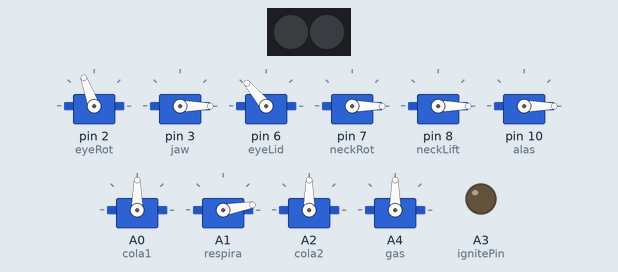
Bench run of a sketch on a simulated Arduino Uno, built with avr-gcc and run on an emulated ATmega328P. Shown: 10 × servo, 2 RGB LEDs in strip order, left to right, output pins drawn as LEDs (lit = HIGH). Dim RGB values are drawn brighter than linear; what the sketch prints to the serial monitor is not drawn.

Above: at 0.3 s.
At 1.5 s:
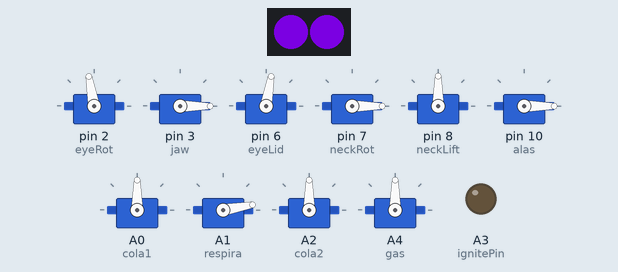
At 5.6 s:
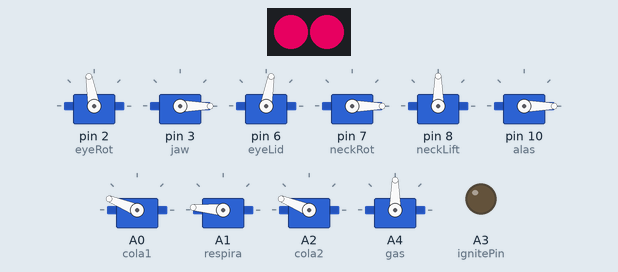
At 9.8 s:
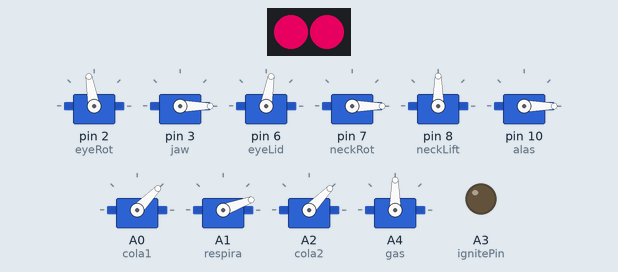
At 15.9 s:
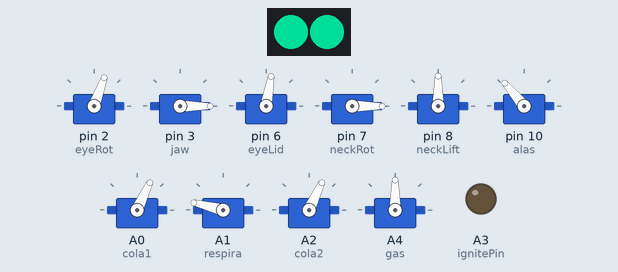
At 34.6 s:
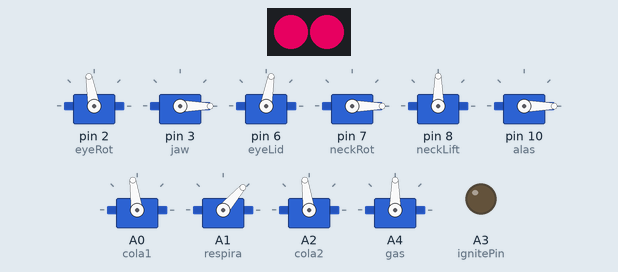
Timing chart, 0 to 40.0 s (numbered marks = the images above):
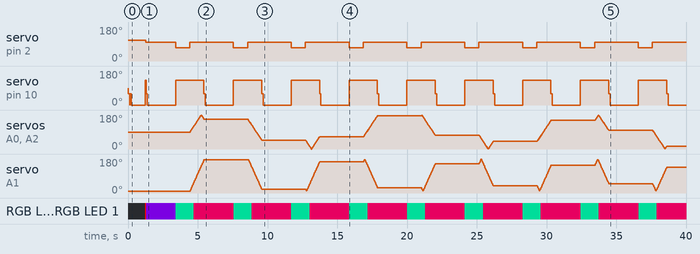

The sketch:

BEOWULF_SIN_ULTRA.ino
```cpp
/*
 * Código para el funcionamiento autónomo
 * del Dragón Beowulf para el Cocotrón 2018.
 * Por Cardansan, 25/10/18.
*/

#include<Servo.h>
Servo eyeRot;
Servo eyeLid;
Servo jaw;
Servo neckRot;
Servo neckLift;
Servo respira;
Servo cola1;
Servo cola2;
Servo alas;
Servo gas;

#include <Adafruit_NeoPixel.h>
#define PIN 5
Adafruit_NeoPixel strip = Adafruit_NeoPixel(2, PIN, NEO_GRB + NEO_KHZ800);

#define ignitePin A3

//Useful variables
boolean intrusion=false;
boolean alejarse=false;
boolean blinkState=false;
boolean irovenir = 1;
boolean respir = 1;
boolean paso21=false;
boolean paso32=false;
float prevDistancia;
int counter=0;
int counter2=0;

unsigned long int colaTime;
unsigned long int respiraTime;
unsigned long int blinkTime;
unsigned long int ultraTime;
unsigned long int tiempo;
uint16_t j = 0;
uint32_t Wheel();

//Variables para colorLoop()
boolean colorLoopState=false;
int color1, color2;
int colorCambio;
boolean colorSubiendo=true;
boolean colorLoopInicio=true;
unsigned long int colorLoopTime;

int color = 0;
int posRot = 110; // initial positions of servos
int posLid = 110;
int posJaw = 0;
int posNeckRot = 0;
int posLift = 0;
int posResp = 10;
int posCola= 90;
int posAlas= 90;
int posGas;//--------------¡¡¡Poner valor!!!------------------


char valSerial; // initial value of input

void setup() {

  Serial.begin(9600);
  Serial.println("Hola hola");

  eyeRot.attach(2);
  jaw.attach(3);
  //4 es del Módulo SD
  eyeLid.attach(6);
  neckRot.attach(7);
  neckLift.attach(8);
  //9 es del Módulo SD
  alas.attach(10);
  //11 es del Modulo SD
  //12 es del Modulo SD
  //13 es del Modulo SD
  cola1.attach(A0);
  respira.attach(A1);
  cola2.attach(A2);
  pinMode(ignitePin,OUTPUT);//A3
  gas.attach(A4);

  eyeRot.write(posRot);
  jaw.write(posJaw);
  eyeLid.write(posLid);
  respira.write(posResp);
  cola1.write(posCola);
  cola2.write(posCola);
  neckRot.write(posNeckRot);
  neckLift.write(posLift);

  strip.begin();
  strip.show(); // Initialize all pixels to 'off'
  eyeClose();
  plegarAlas();

  //Variables para funciones autónomas
  colaTime=millis();
  respiraTime=(millis()-10);
  colorLoopTime=millis();
  ultraTime=millis();
  tiempo=millis();

  plegarAlas();
  delay(1000);
  abrirAlas();
  estirarCuello();
  eyeOpen();
  neoON(75);
  verCostado();
  neoON(200);
  verFrente();

}


/*
                _     _   _                    ____
               (_)   | | | |                  / /\ \
    __   _____  _  __| | | | ___   ___  _ __ | |  | |
    \ \ / / _ \| |/ _` | | |/ _ \ / _ \| '_ \| |  | |
     \ V / (_) | | (_| | | | (_) | (_) | |_) | |  | |
      \_/ \___/|_|\__,_| |_|\___/ \___/| .__/| |  | |
                                       | |    \_\/_/
                                       |_|
 */
void loop() {
  if(millis()>tiempo+1000){
    plegarAlas();
    delay(2000);
    abrirAlas();
    verCostado();
    neoON(120);
    delay(1000);
    verFrente();
    neoON(230);
    doblarCuello();
    tiempo=millis();
  }

  if(colorLoopState==true){
  actualColorLoop();
  }
  coletea();
  respiracion();
  if(blinkState==true) parpadea();
}

  //-----------------------------NEOPIXEL EYES-----------------------------------
// Input a value 0 to 255 to get a color value. The colours are a transition r - g - b - back to r.
uint32_t Wheel(byte WheelPos ) {
  WheelPos = 255 - WheelPos;
  if(WheelPos < 85) {
    return strip.Color(255 - WheelPos * 3, 0, WheelPos * 3);
  }
  if(WheelPos < 170) {
    WheelPos -= 85;
    return strip.Color(0, WheelPos * 3, 255 - WheelPos * 3);
  }
  WheelPos -= 170;
  return strip.Color(WheelPos * 3, 255 - WheelPos * 3, 0);
}

void neoOFF(){
    for(int i=0; i< strip.numPixels(); i++) {
      strip.setPixelColor(i,0);
    }
    strip.show();
}

void neoON(int col){ //¿En qué color quieres encenderlo? Puede ser el mismo color que antes con la variable "color".
    for(int i=0; i< strip.numPixels(); i++) {
      strip.setPixelColor(i, Wheel(col));
    }
    strip.show();
}
void neoTransition(int goal){ //Transcisión Gradual hasta el color indicado
  int col=color;
  boolean finished=false;
  for(;finished==false;){
    if(color<goal) col++;
    else if(color>goal) col--;
    else if(color==goal) finished=true;
    neoON(col);
    delay(1);
  }
}
//Sección dedicada para colorLoop() y sus funciones auxiliares°°°°
void colorLoopON(int col1,int col2){
  color1=col1;
  color2=col2;
  colorCambio=col1;
  neoON(colorCambio);
  colorLoopState=true;
}
void colorLoopOFF(){
  colorLoopState=false;
}
void actualColorLoop(){
if(millis()>(colorLoopTime+50)){
  colorLoopTime=millis();
  if(colorSubiendo==true){
    colorCambio++;
  }
  else{
    colorCambio--;
  }

  neoON(colorCambio);

  if(colorCambio==color2){
    colorSubiendo=false;
  }
  else if(colorCambio==color1){
    colorSubiendo=true;
  }
  else{
    return;
  }
}
}
//Fin sección dedicada para colorLoop() y sus funciones auxiliares°°°

//-----------------------------SERVO CONTROL-----------------------------------
//MANDÍBULA
void jawOpen(){
  jaw.write(0);
  delay(15);
}
void jawClose(){
  jaw.write(180);
  delay(15);
}
//EYE ROT
void verFrente(){
  eyeRot.write(100);
  delay(15);
}
void verCostado(){
  eyeRot.write(70);
  delay(15);
}

//PÁRPADO
void pestanea(){ //Termina y comienza con los ojos abiertos.

  for(int i=80;i<130;i++){ //De abierto a cerrado
    eyeLid.write(i);
    delay(5);
  }
  neoOFF();
  delay(200);

  for(int i=130;i>80;i--){ //De cerrado a abierto
    eyeLid.write(i);
    delay(5);
    if(i<100)neoON(color);
  }
}
void eyeClose(){
  eyeLid.write(130);
  neoOFF();
  delay(15);
}
void eyeOpen(){
  eyeLid.write(80);
  neoON(color);
  delay(15);
}

void blinkStateON(){
  blinkState=true;
  blinkTime=millis();
}
void parpadea(){
  if(millis()>(blinkTime+1300)){
    pestanea();
    blinkTime=millis();
  }
}

//-----------------------------AUTOMATIC FUNCTIONS-----------------------------------
//Cola
void coletea(){
 if(millis()>(colaTime+8)){
  if (irovenir==0) posCola--;
  if (irovenir==1) posCola++;

  if (posCola==180) irovenir=0;
  if(posCola==0) irovenir=1;

  cola1.write(posCola);
  cola2.write(posCola);

  colaTime=millis();
 }
}
//Respira
void respiracion(){
 if(millis()>(respiraTime+5)){

  if (respir==0) posResp--;
  if (respir==1) posResp++;

  if (posResp==180) respir=0;
  if(posResp==10) respir=1;

  respira.write(posResp);
  respiraTime=millis();
 }
}
//----------------OTHER FUNCTIONS-----------------------
void estirarCuello(){
  neckLift.write(90);
}
void doblarCuello(){
}
void abrirAlas(){
  alas.write(130);
}
void plegarAlas(){
  alas.write(60);
  delay(100);
  alas.write(0);
  delay(15);
}
void rugido(){

}
void despertar(){
  if(millis>tiempo+10000){
  Serial.println("DESPERTE---------------------------------------------------");
  delay(60000);
  eyeOpen();
  neoON(255);
  jawOpen();
  verCostado();
  abrirAlas();
  rugido();
  doblarCuello();
  colorLoopON(90,110);
  blinkStateON();
  tiempo=millis();
  }
}
void dormir(){
  Serial.println("a dormirrr------------------------------------------------");
  plegarAlas();
  eyeClose();
  blinkState=false;
  colorLoopOFF();
}
```

Measured:
- by itself, servo on pin 2 (eyeRot): repeats every 4.1 s: 70° 1.0 s, 100° 3.1 s
